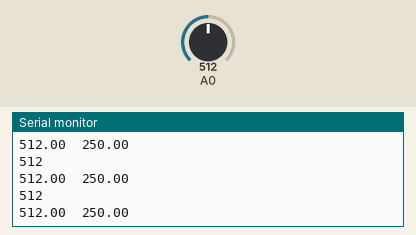
Recording of a sketch running on a simulated Arduino Uno, built with avr-gcc and run on an emulated ATmega328P. Parts: the last lines printed to the serial monitor. The inputs (shaded band) are chosen by the test bench; at power-on: A0 = 512.

Above: at 1.2 s.
1.3 s: A0 set to 214
At 2.1 s:
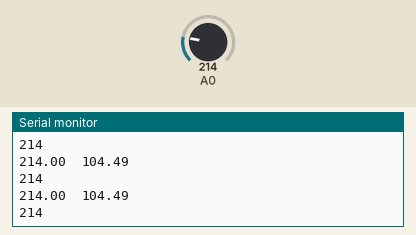
2.8 s: A0 set to 188
At 3.8 s:
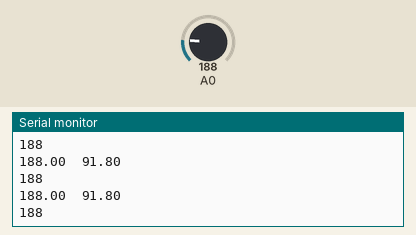
Timing chart, 0 to 5.8 s (numbered marks = the images above; inputs shaded):
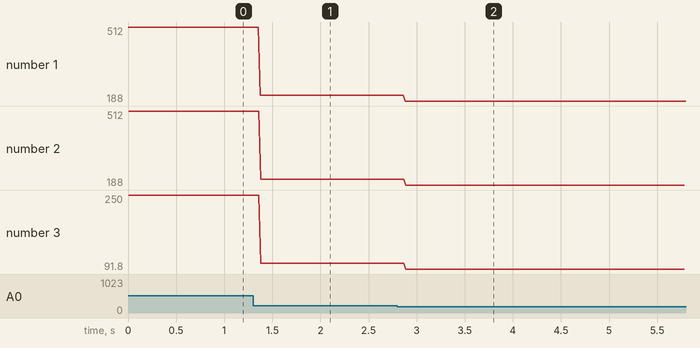

The sketch:

temperatura.ino
```cpp
float pot, temperatura;

void setup() {
  Serial.begin(9600);

}

void loop() {
  Serial.println(analogRead(A0));
  pot = analogRead(A0);
  temperatura = pot * 0.0048828125 * 100;

  Serial.print(pot);
  Serial.print("  ");
  Serial.println(temperatura);


}
```

Measured:
- after the input at 1.3 s, the serial monitor: prints a new line after 0.08 s (image 1)
- after the input at 2.8 s, the serial monitor: prints a new line after 0.08 s (image 2)
- plotted number 1: 512 → 214 after the input at 1.3 s, 214 → 188 after the input at 2.8 s
- plotted number 2: 512 → 214 after the input at 1.3 s, 214 → 188 after the input at 2.8 s
- plotted number 3: 250 → 104.49 after the input at 1.3 s, 104.49 → 91.8 after the input at 2.8 s
